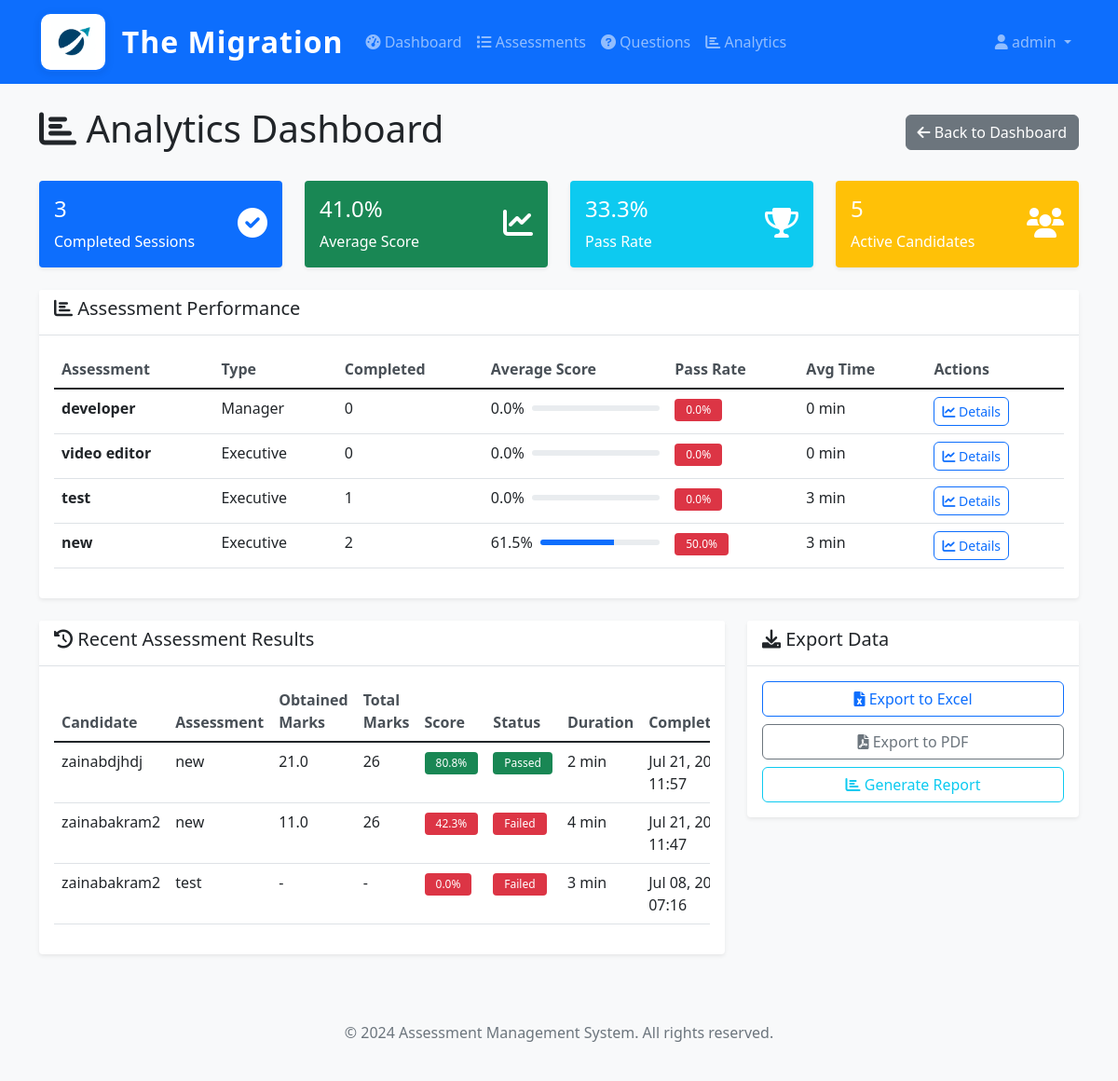
Before: /assessments/admin/analytics/ (signed in) with the older database file.
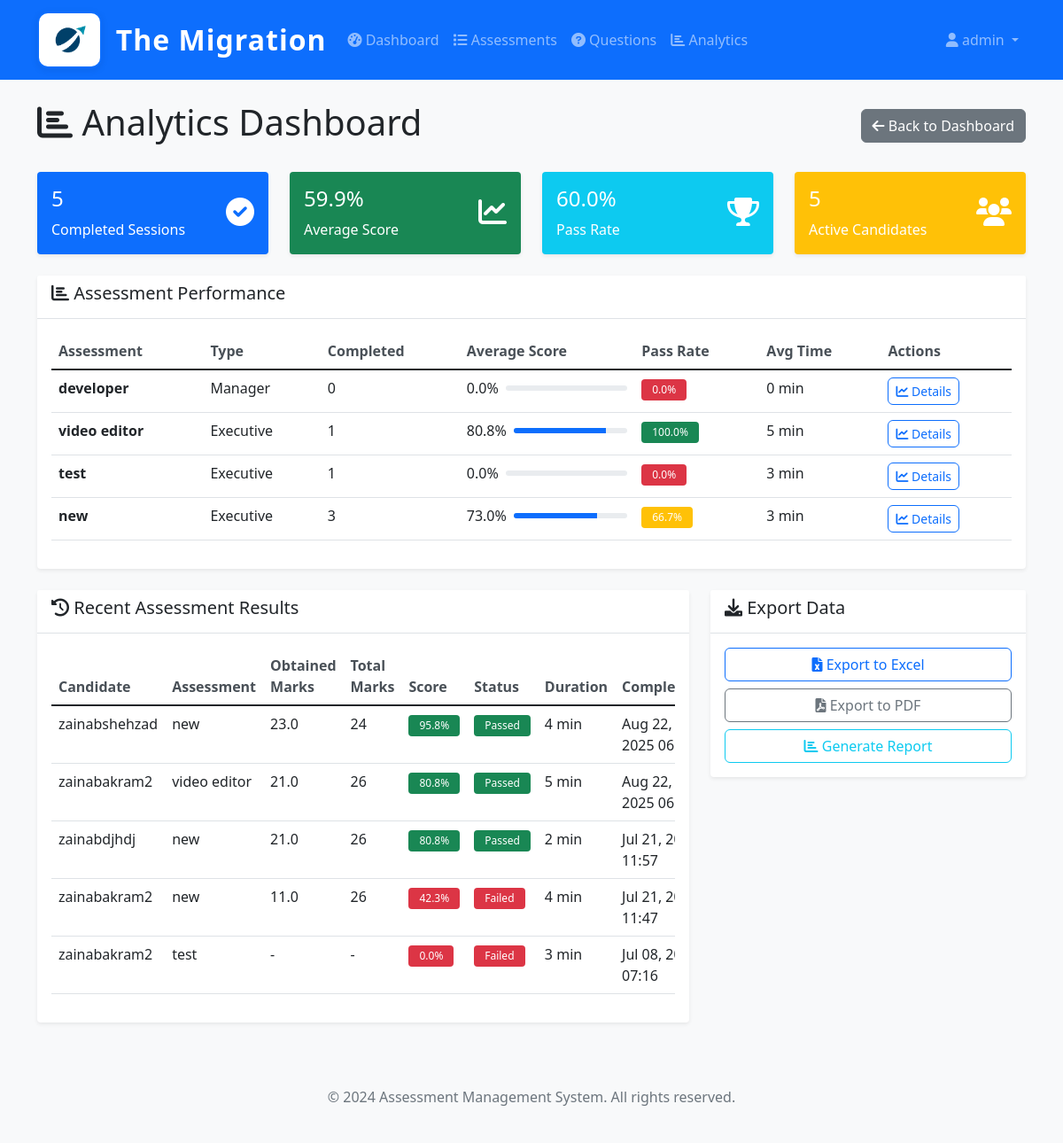
After: the same page with the newer database file.
### assessments/models.py (models this page shows, shortened)
class Designation(models.Model):
    name = models.CharField(max_length=100, unique=True)
    description = models.TextField(blank=True)
    is_active = models.BooleanField(default=True)
    created_at = models.DateTimeField(auto_now_add=True)
    updated_at = models.DateTimeField(auto_now=True)
    class Meta:
        verbose_name = 'Designation'
        verbose_name_plural = 'Designations'

class Assessment(models.Model):
    name = models.CharField(max_length=200)
    description = models.TextField(blank=True)
    assessment_type = models.ForeignKey(Designation, on_delete=models.CASCADE, related_name='assessments')
    questions = models.ManyToManyField(Question, through='AssessmentQuestion', related_name='assessments')
    time_limit_minutes = models.PositiveIntegerField(default=60)
    randomize_questions = models.BooleanField(default=True)
    pass_threshold = models.FloatField(
        validators=[MinValueValidator(0.0), MaxValueValidator(100.0)],
        help_text="Pass threshold as percentage (0-100)"
    )
    max_attempts = models.PositiveIntegerField(default=1, help_text="Maximum attempts allowed")
    allow_retake = models.BooleanField(default=True, help_text="Allow candidates to retake this assessment")
    show_results_immediately = models.BooleanField(default=True, help_text="Show results immediately after completion")
    is_active = models.BooleanField(default=True)
    instructions = models.TextField(blank=True)
    created_by = models.ForeignKey(CustomUser, on_delete=models.SET_NULL, null=True, related_name='created_assessments')
    created_at = models.DateTimeField(auto_now_add=True)
    updated_at = models.DateTimeField(auto_now=True)
    class Meta:
        verbose_name = 'Assessment'
        verbose_name_plural = 'Assessments'

class AssessmentSession(models.Model):
    STATUS_CHOICES = [
        ('not_started', 'Not Started'),
        ('in_progress', 'In Progress'),
        ('completed', 'Completed'),
        ('expired', 'Expired'),
    ]
    user = models.ForeignKey(CustomUser, on_delete=models.CASCADE, related_name='assessment_sessions')
    assessment = models.ForeignKey(Assessment, on_delete=models.CASCADE, related_name='sessions')
    status = models.CharField(max_length=20, choices=STATUS_CHOICES, default='not_started')
    started_at = models.DateTimeField(auto_now_add=True)
    completed_at = models.DateTimeField(null=True, blank=True)
    time_taken_minutes = models.PositiveIntegerField(null=True, blank=True)
    score = models.FloatField(null=True, blank=True)
    total_points = models.PositiveIntegerField(null=True, blank=True)
    percentage_score = models.FloatField(null=True, blank=True)
    passed = models.BooleanField(null=True, blank=True)
    attempt_number = models.PositiveIntegerField(default=1)
    class Meta:
        verbose_name = 'Assessment Session'
        verbose_name_plural = 'Assessment Sessions'
        unique_together = ['user', 'assessment', 'attempt_number']

### users/models.py (models this page shows, shortened)
class CustomUser(AbstractUser):
    ROLE_CHOICES = (
        ('admin', 'Admin'),
        ('hr_admin', 'HR Admin'),
        ('candidate', 'Candidate'),
        ('reviewer', 'Reviewer'),
    )
    role = models.CharField(max_length=20, choices=ROLE_CHOICES, default='candidate')
    phone = models.CharField(max_length=15, blank=True, null=True)
    department = models.CharField(max_length=100, blank=True, null=True)
    employee_id = models.CharField(max_length=50, blank=True, null=True)
    is_active = models.BooleanField(default=True)
    created_at = models.DateTimeField(auto_now_add=True)
    updated_at = models.DateTimeField(auto_now=True)
    class Meta:
        verbose_name = 'User'
        verbose_name_plural = 'Users'

### assessments/views.py (the view)
    def wrapper(request, *args, **kwargs):
        if not request.user.is_authenticated:
            return HttpResponseRedirect(reverse('admin_login'))
        if not is_authorized_admin(request.user):
            messages.error(request, 'Access denied. Only authorized administrators can access this system.')
            return HttpResponseRedirect(reverse('admin_login'))
        return view_func(request, *args, **kwargs)

### assessments/views.py (called while the page is built)
def is_authorized_admin(user):
    return (user.is_authenticated and
            user.role == 'admin' and
            user.email in AUTHORIZED_ADMIN_EMAILS)

def admin_required(view_func):
    def wrapper(request, *args, **kwargs):
        if not request.user.is_authenticated:
            return HttpResponseRedirect(reverse('admin_login'))
        if not is_authorized_admin(request.user):
            messages.error(request, 'Access denied. Only authorized administrators can access this system.')
            return HttpResponseRedirect(reverse('admin_login'))
        return view_func(request, *args, **kwargs)
    return wrapper

### assessments/templates/assessments/analytics.html (shortened to what the changed rows need)
{% extends 'base.html' %}
{% block content %}
<div class="row">
    <div class="col-12">
        <div class="d-flex justify-content-between align-items-center mb-4">
            <h1><i class="fas fa-chart-bar"></i> Analytics Dashboard</h1>
        </div>
    </div>
</div>
<div class="row mb-4">
    <div class="col-md-3">
        <div class="card bg-primary text-white">
            <div class="card-body">
                <div class="d-flex justify-content-between">
                    <div>
                        <h4 class="card-title">{{ total_completed_sessions }}</h4>
                        <p class="card-text">Completed Sessions</p>
                    </div>
                </div>
            </div>
        </div>
    </div>
    <div class="col-md-3">
        <div class="card bg-success text-white">
            <div class="card-body">
                <div class="d-flex justify-content-between">
                    <div>
                        <h4 class="card-title">{{ average_score|floatformat:1 }}%</h4>
                        <p class="card-text">Average Score</p>
                    </div>
                </div>
            </div>
        </div>
    </div>
    <div class="col-md-3">
        <div class="card bg-info text-white">
            <div class="card-body">
                <div class="d-flex justify-content-between">
                    <div>
                        <h4 class="card-title">{{ pass_rate|floatformat:1 }}%</h4>
                        <p class="card-text">Pass Rate</p>
                    </div>
                </div>
            </div>
        </div>
    </div>
</div>
<div class="row mb-4">
    <div class="col-12">
        <div class="card">
            <div class="card-body">
                {% if assessment_performance %}
                    <div class="table-responsive">
                        <table class="table table-hover">
                            <thead>
                                <tr>
                                    <th>Assessment</th>
                                    <th>Type</th>
                                    <th>Completed</th>
                                    <th>Average Score</th>
                                    <th>Pass Rate</th>
                                    <th>Avg Time</th>
                                    <th>Actions</th>
                                </tr>
                            </thead>
                            <tbody>
                                {% for assessment in assessment_performance %}
                                <tr>
                                    <td>
                                        <strong>{{ assessment.name }}</strong>
                                        <br><small class="text-muted">{{ assessment.description|truncatewords:10 }}</small>
                                    </td>
                                    <td>{{ assessment.assessment_type.name }}</td>
                                    <td>{{ assessment.completed_count }}</td>
                                    <td>
                                        <div class="d-flex align-items-center">
                                            <span class="me-2">{{ assessment.avg_score|floatformat:1 }}%</span>
                                            <div class="progress flex-grow-1" style="height: 6px;">
                                                <div class="progress-bar" style="width: {{ assessment.avg_score }}%"></div>
                                            </div>
                                        </div>
                                    </td>
                                    <td>
                                        <span class="badge bg-{% if assessment.pass_rate >= 80 %}success{% elif assessment.pass_rate >= 60 %}warning{% else %}danger{% endif %}">
                                            {{ assessment.pass_rate|floatformat:1 }}%
                                        </span>
                                    </td>
                                    <td>{{ assessment.avg_time|floatformat:0 }} min</td>
                                    <td>
                                        <a href="{% url 'assessments:assessment_detail' assessment.id %}" class="btn btn-sm btn-outline-primary">
                                            <i class="fas fa-chart-line"></i> Details
                                        </a>
                                    </td>
                                </tr>
                                {% endfor %}
                            </tbody>
                        </table>
                    </div>
                {% else %}
                    <p class="text-muted">No assessment performance data available.</p>
                {% endif %}
            </div>
        </div>
    </div>
</div>
<div class="row">
    <div class="col-md-8">
        <div class="card">
            <div class="card-body">
                {% if recent_results %}
                    <div class="table-responsive">
                        <table class="table table-hover">
                            <thead>
                                <tr>
                                    <th>Candidate</th>
                                    <th>Assessment</th>
                                    <th>Obtained Marks</th>
                                    <th>Total Marks</th>
                                    <th>Score</th>
                                    <th>Status</th>
                                    <th>Duration</th>
                                    <th>Completed</th>
                                </tr>
                            </thead>
                            <tbody>
                                {% for result in recent_results %}
                                <tr>
                                    <td>{{ result.user.username }}</td>
                                    <td>{{ result.assessment.name }}</td>
                                    <td>{{ result.score|default:'-' }}</td>
                                    <td>{{ result.total_points|default:'-' }}</td>
                                    <td>
                                        <span class="badge bg-{% if result.percentage_score >= 80 %}success{% elif result.percentage_score >= 60 %}warning{% else %}danger{% endif %}">
                                            {{ result.percentage_score|floatformat:1 }}%
                                        </span>
                                    </td>
                                    <td>
                                        <span class="badge bg-{% if result.passed %}success{% else %}danger{% endif %}">
                                            {% if result.passed %}Passed{% else %}Failed{% endif %}
                                        </span>
                                    </td>
                                    <td>{{ result.duration_minutes|floatformat:0 }} min</td>
                                    <td>{{ result.completed_at|date:"M d, Y H:i" }}</td>
                                </tr>
                                {% endfor %}
                            </tbody>
                        </table>
                    </div>
                {% else %}
                    <p class="text-muted">No recent results found.</p>
                {% endif %}
            </div>
        </div>
    </div>
</div>
{% endblock %}

Changed rows visible on the page:
computed for Designation "Executive": completed_count "0" → "1"; avg_score "0.0" → "80.8"; pass_rate "0.0" → "100.0"; avg_time "0" → "5"; completed_count "2" → "3"; avg_score "61.5" → "73.0"; {{ assessment.avg_score }} 61.53846153846154 → 72.97008547008546 (drawn); pass_rate "50.0" → "66.7"
added AssessmentSession: user.username "zainabshehzad", assessment.name "new", score "23.0", total_points "24", percentage_score "95.8", passed "Passed", duration_minutes "4", completed_at "Aug 22, 2025…"
added AssessmentSession: user.username "zainabakram2", assessment.name "video editor", score "21.0", total_points "26", percentage_score "80.8", passed "Passed", duration_minutes "5", completed_at "Aug 22, 2025…"
Other visible differences:
{{ total_completed_sessions }}: "3" → "5"
{{ average_score|floatformat:1 }}: "41.0" → "59.9"
{{ pass_rate|floatformat:1 }}: "33.3" → "60.0"
